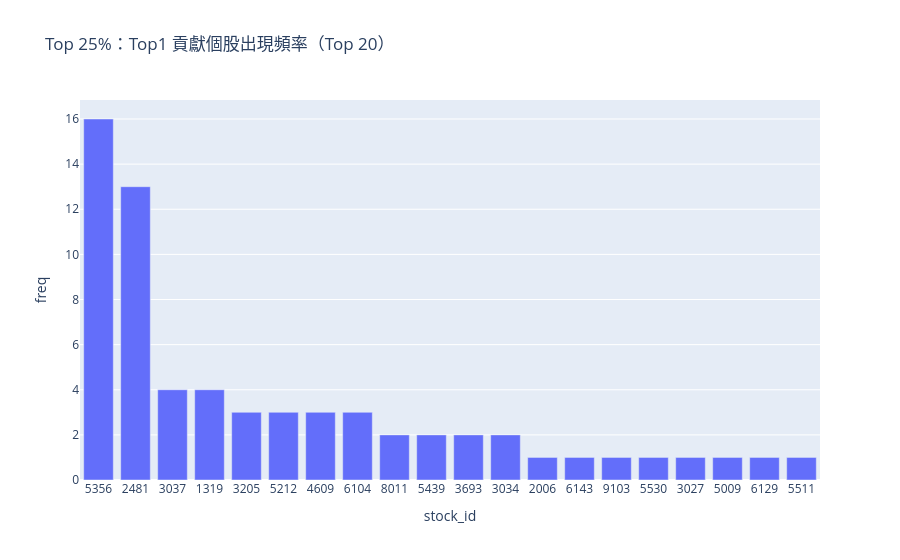

Notebook source saved alongside this figure:
### Markdown cell above
**圖 B.4、圖 B.5（CAGR 前 25%）與圖 B.6、圖 B.7（CAGR 前 50%）**：各集合中 Top1 貢獻個股的出現頻率（前 20 名）與其平均貢獻占比。

這組圖可用來觀察：是否有少數個股壟斷多數策略的 Top1、Top1 平均占比的高低，以及由前 25% 擴大到前 50% 後，中段策略對特定個股的依賴是否加深。

### Code cell
# ===== 8) 圖表 4：Top1 個股是誰？（頻率 + 平均占比）=====
def top1_frequency_table(metrics_df: pd.DataFrame, top_n=20):
    df = metrics_df.dropna(subset=["top1_stock"]).copy()
    freq = df["top1_stock"].value_counts().rename("freq")
    avg_share = df.groupby("top1_stock")["top1_share"].mean().rename("avg_top1_share")
    out = pd.concat([freq, avg_share], axis=1).fillna(0).sort_values("freq", ascending=False).head(top_n).reset_index()
    # reset_index() 後，index 欄位會自動命名為 "top1_stock"，需要重命名為 "stock_id"
    out = out.rename(columns={"top1_stock": "stock_id"})
    return out

for pct in TOP_PCTS:
    label = f"Top {int(pct*100)}%"
    t = top1_frequency_table(group_results[pct]["metrics"], top_n=TOP_STOCKS_SHOW)

    fig = px.bar(t, x="stock_id", y="freq", title=f"{label}：Top1 貢獻個股出現頻率（Top {TOP_STOCKS_SHOW}）")
    fig.show()

    fig = px.bar(t, x="stock_id", y="avg_top1_share", title=f"{label}：Top1 占比平均（越高越集中）")
    fig.update_yaxes(tickformat=".0%")
    fig.show()

### Figure 1 — Plotly figure (JSON) as saved in the notebook; plotly's stock layout.template omitted (floating-point values rounded to 4 significant figures)
{"data": [{"alignmentgroup": "True", "hovertemplate": "stock_id=%{x}<br>freq=%{y}<extra></extra>", "legendgroup": "", "marker": {"color": "#636efa", "pattern": {"shape": ""}}, "name": "", "offsetgroup": "", "orientation": "v", "showlegend": false, "textposition": "auto", "type": "bar", "x": ["5356", "2481", "3037", "1319", "3205", "5212", "4609", "6104", "8011", "5439", "3693", "3034", "2006", "6143", "9103", "5530", "3027", "5009", "6129", "5511"], "xaxis": "x", "y": [16, 13, 4, 4, 3, 3, 3, 3, 2, 2, 2, 2, 1, 1, 1, 1, 1, 1, 1, 1], "yaxis": "y"}], "layout": {"barmode": "relative", "legend": {"tracegroupgap": 0}, "title": {"text": "Top 25%：Top1 貢獻個股出現頻率（Top 20）"}, "xaxis": {"anchor": "y", "domain": [0, 1], "title": {"text": "stock_id"}}, "yaxis": {"anchor": "x", "domain": [0, 1], "title": {"text": "freq"}}}}
